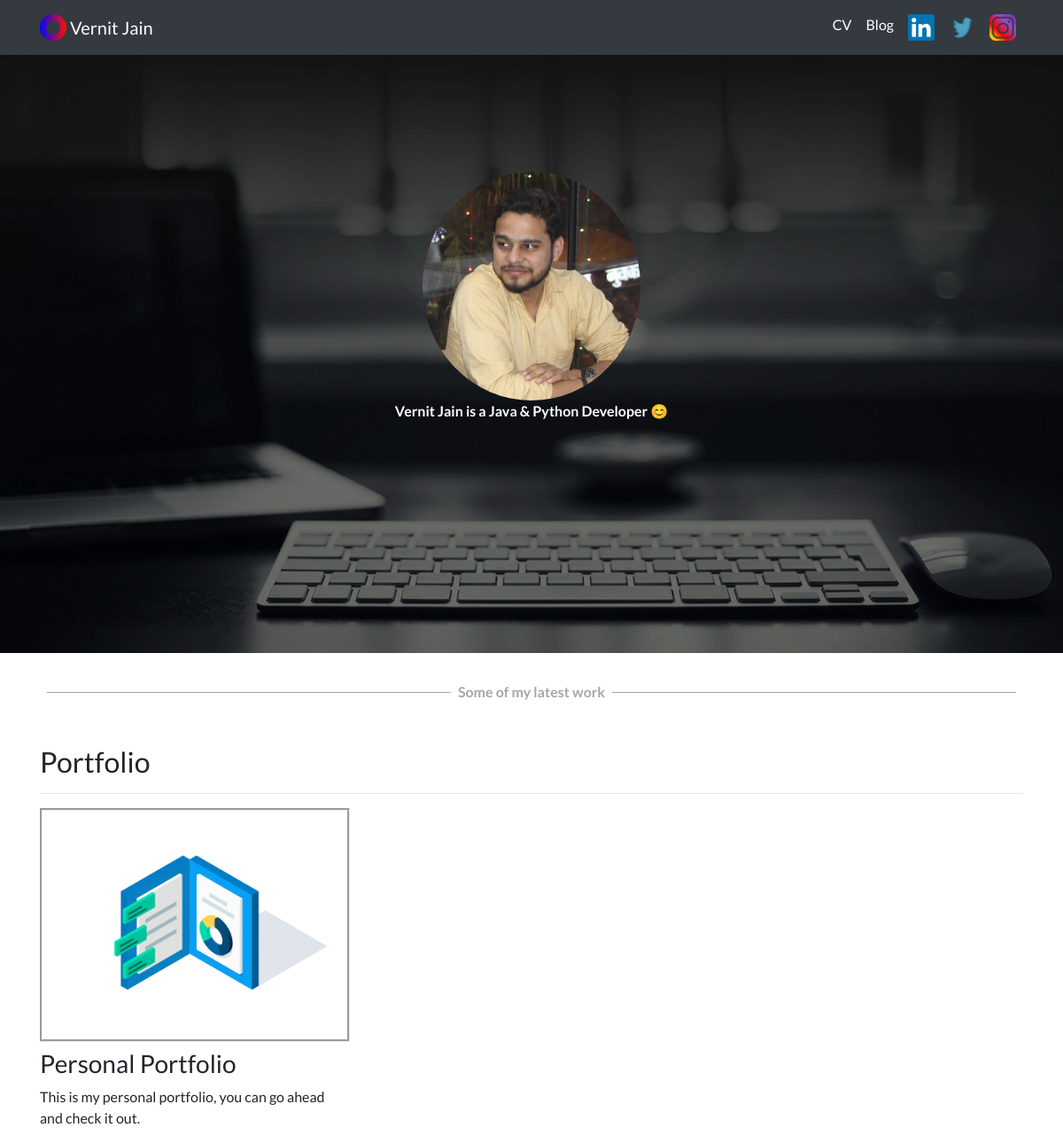
The page / on the database its author committed.
### portfolio/models.py (models this page shows, shortened)
class Project(models.Model):
    title = models.CharField(max_length=100)
    description = models.CharField(max_length=250)
    images = models.ImageField(upload_to='portfolio/images/')
    url = models.URLField(blank=True)
    codeurl = models.URLField(blank=True)

### portfolio/views.py (the view)
# urls.py: 2. Add a URL to urlpatterns:  path('', views.home, name='home')
def home(request):
    projects = Project.objects.all()
    return render(request, 'portfolio/home.html', {'projects': projects})

### portfolio/templates/portfolio/home.html (shortened to what this page needs)
{% extends "portfolio/base.html" %}
{% load static %}
{% block content %}
<div class="container">
<div class="row justify-content-center my-3">
  <img src="{% static 'portfolio/VernitJain.jpg' %}" class="img-fluid over-img" style="position:absolute;border-radius:50%; top:15%; height:20%">
  <span class="font-weight-bold text-center" style="position:absolute; top:35%; color:white;">Vernit Jain is a Java & Python Developer 😊</span>
</div>
<div class="hr-sect"><b>Some of my latest work</b></div>
<h2 class="mt-5">Portfolio</h2>
<hr>
<div class="row">
  {% for project in projects %}
  <div class="col-lg-4 col-md-6">
    {% if project.url %}
    <a href="{{ project.url }}">
      <img src="{{ project.images.url }}" class="img-fluid mb-2" style="border-style: groove;color: gray;">
    </a>
    {% else %}
    <img src="{{ project.images.url }}" class="img-fluid mb-2">
    {% endif %}
    <h3>{{ project.title }}</h3>
    <p>{{ project.description }}</p>
  </div>
  {% endfor %}
</div>
{% endblock %}

### portfolio/static/portfolio/custom.css (style rules this page uses)
body { font-family: 'Lato', sans-serif; }
.hr-sect { display: flex; flex-basis: 100%; align-items: center; color: rgba(0, 0, 0, 0.35); margin: 8px 0px; }
.hr-sect::before, .hr-sect::after { content: ""; flex-grow: 1; background: rgba(0, 0, 0, 0.35); height: 1px; font-size: 0px; line-height: 0px; margin: 0px 8px; }

### rows shown on the page
Project: images (picture), title "Personal Portfolio", description "This is my personal portfolio, you can go ahead and check it out."
